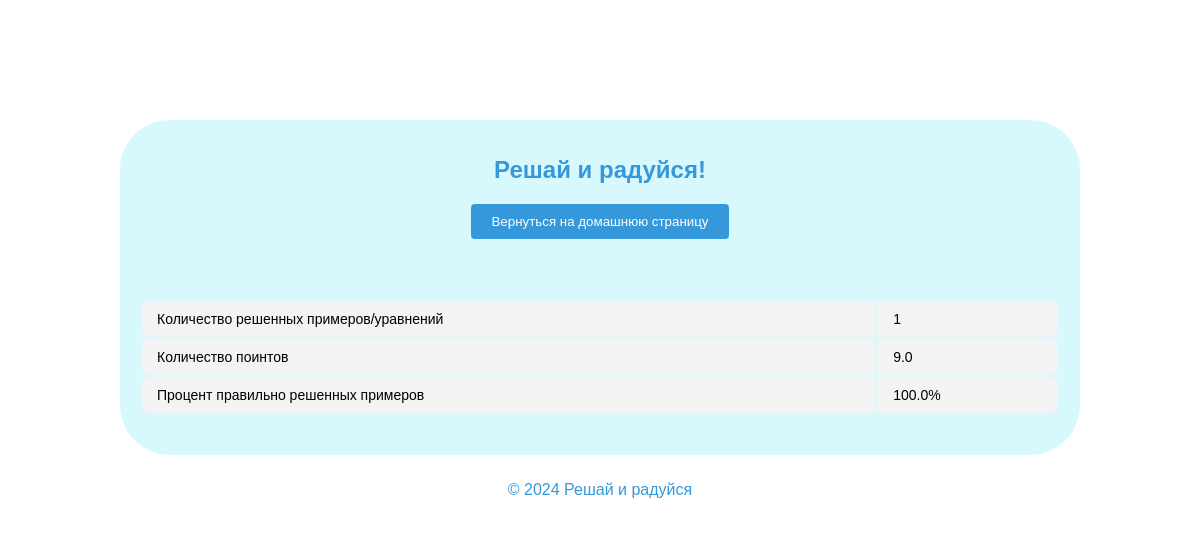
The page /profile/123 (signed in) on the database as committed earlier.
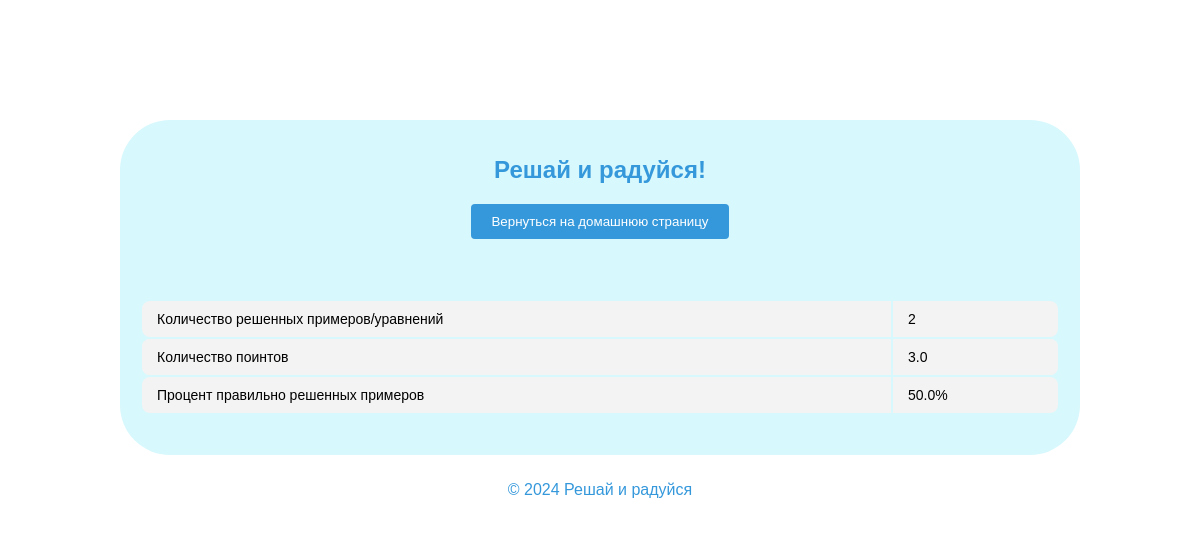
The same page on the database as committed later.
### tables this page shows
CREATE TABLE stats (solved_examples INTEGER DEFAULT (0), examples INTEGER, login STRING, points FLOAT DEFAULT (0));

### server.py (the view)
@server.route('/profile/<username>', methods=['GET', 'POST'])
@login_required
def profile(username):
    if request.method == 'POST':
        if list(request.form.values())[0] == '3':
            return redirect(url_for('home', username=username))
    else:
        con = sqlite3.connect('project.db')
        cur = con.cursor()
        query = cur.execute(f'''SELECT solved_examples, examples, points
        FROM stats WHERE login="{username}"''').fetchone()
        print(query)
        if not query:
            con.commit()
            con.close()
            return render_template('private_office.html', solved_examples='Вы ещё не решали примеры',
                                   points=0, percentage_examples=0, username=username)
        percentage = int(query[0]) / int(query[1]) * 100
        con.commit()
        con.close()
        return render_template('private_office.html', solved_examples=query[1],
                               points=query[2], percentage_examples=f'{percentage}%', username=username)

### server.py (called while the page is built)
@login_manager.user_loader
def load_user(id):
    con = sqlite3.connect('project.db')
    cur = con.cursor()
    query = cur.execute(f'''SELECT login, hash_password FROM users WHERE id="{id}"''').fetchone()
    con.close()
    return User(id, query[0], query[1])

### templates/private_office.html (shortened to what this page needs)
<!DOCTYPE html>
<html lang="en">
<head>
      <link rel="stylesheet" href="{{ url_for('static', filename='css/style_private_office.css') }}">
</head>
<body>
  <div class="container">
    <header>
      <h1>Решай и радуйся!</h1>
          <form action="" method="POST">
            <button class="btn" type="submit" name="back-btn" value="3">Вернуться на домашнюю страницу</button>
      </form>
    </header>
    <main>
      <table class='table'>
        <tr>
          <td>Количество решенных примеров/уравнений</td>
          <td>{{ solved_examples }}</td>
        </tr>
        <tr>
          <td>Количество поинтов</td>
          <td>{{ points }}</td>
        </tr>
        <tr>
          <td>Процент правильно решенных примеров</td>
          <td>{{ percentage_examples }}</td>
        </tr>
        </table>
    </main>
    <footer>
      <p>&copy; 2024 Решай и радуйся</p>
    </footer>
  </div>
</body>
</html>

Rows that differ between the two databases and show on the page:
changed stats: points "9.0" → "3.0"
Other text that changed with them:
{{ solved_examples }}: "1" → "2"
{{ percentage_examples }}: "100.0%" → "50.0%"
